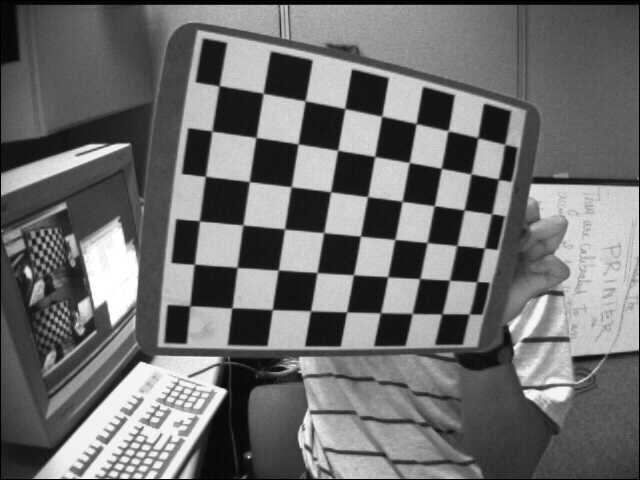
#> input picture data/test/1.jpg, 640 x 480 px
$ python -i utils.py   (imports and definitions only)   (older library calls are emulated)
#> lines starting #> are read from the running program, lines starting #| are printed output that depends on the picture
#> further down, picture is the input picture: shape (480, 640, 3); min 0, max 255, mean 110.4
import cv2
import numpy as np
import matplotlib.pyplot as plt
from scipy.stats import multivariate_normal
import scipy.optimize

import PIL
from PIL import Image
from PIL import ImageEnhance
import skimage.transform

# Fit Gaussian to region
# [98 lines left out: functions fit_region, generate_heatmap, subpixelPrediction, argmaxPrediction, not called in this run]


# Apply transformation to image
def random_transform(img):
    img = Image.fromarray(img)

    factor = 5
    converter = PIL.ImageEnhance.Color(img)  # color balance
    img2 = converter.enhance(max(min(1 + np.random.randn() / factor, 2), 0.25))

    converter = PIL.ImageEnhance.Contrast(img2)  # contrast
    img3 = converter.enhance(max(min(1 + np.random.randn() / factor, 2), 0.25))

    converter = PIL.ImageEnhance.Brightness(img3)  # brightness
    img4 = converter.enhance(max(min(1 + np.random.randn() / factor, 2), 0.25))
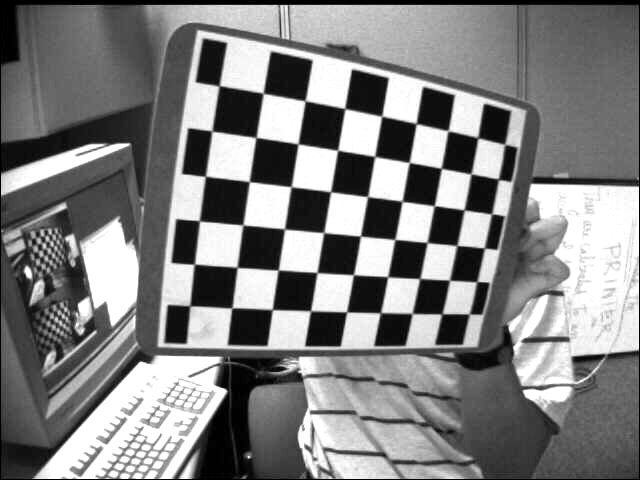
#> img4: PIL image 640x480 RGB; min 0, max 255, mean 128.8

    converter = PIL.ImageEnhance.Sharpness(img4)  # Sharpness
    img5 = converter.enhance(max(min(1 + np.random.randn() / factor, 2), 0.25))

    # Greyscale
    if np.random.rand() > 0.9:
        img6 = np.tile(np.array(img5.convert('LA'))[:,:,0:1],[1,1,3])
    else:
        img6 = np.array(img5)


    # Flip
    if np.random.rand() > 0.5:
        img6 = np.transpose(img6,[1,0,2])
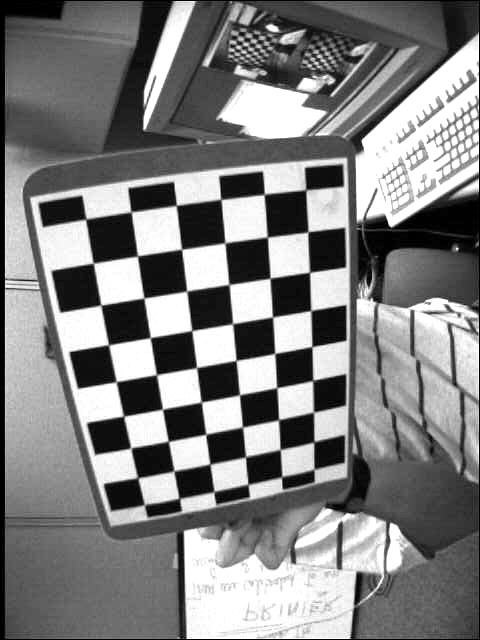
#> img6: shape (640, 480, 3); min 0, max 255, mean 128.5
    if np.random.rand() > 0.5:
        img6 = np.fliplr(img6)

    if np.random.rand() > 0.5:
        return np.array( np.round(skimage.transform.rotate(img6.astype(np.float), angle=30 * (np.random.rand() - 0.5), mode='reflect')).astype(np.uint8))
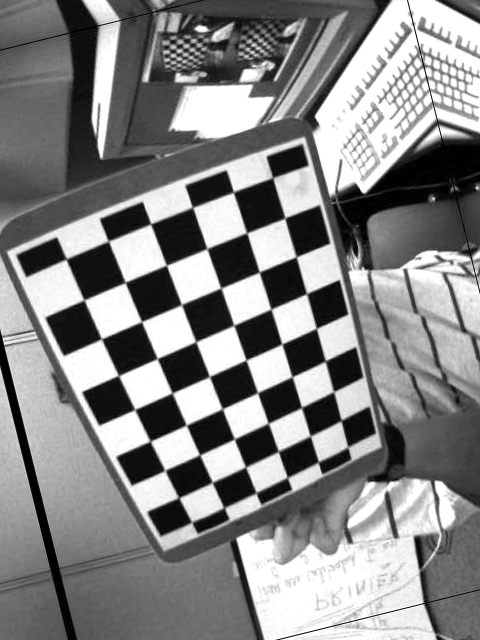
#> returned value: shape (640, 480, 3); min 0, max 255, mean 134.1
    else:
        return np.array(img6)

>>> import cv2
>>> picture = cv2.imread('data/test/1.jpg')
>>> result = random_transform(picture)

$ run again, on data/test/2.jpg
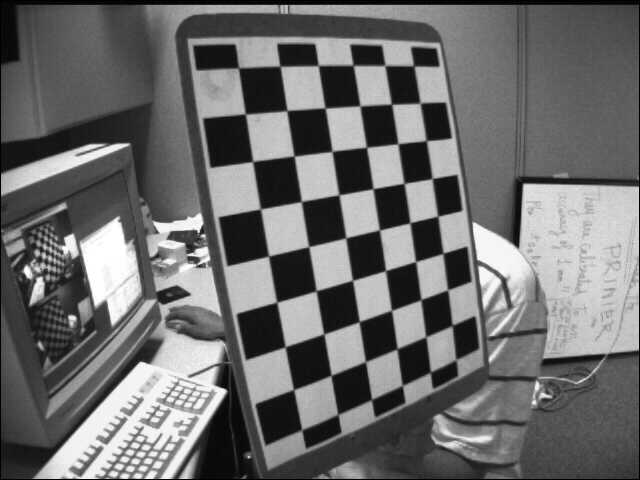
#> input picture data/test/2.jpg, 640 x 480 px
#> picture is the input picture: shape (480, 640, 3); min 0, max 255, mean 108.6
#> in random_transform, `img6 = np.transpose(img6,[1,0,2])`:
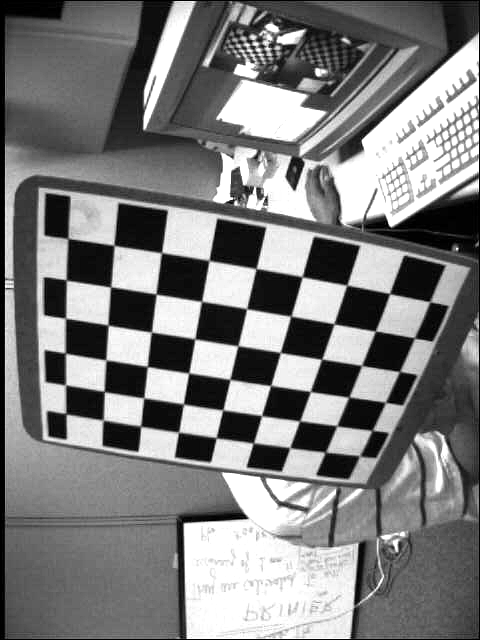
#> img6: shape (640, 480, 3); min 0, max 255, mean 125.8
#> in random_transform, `return np.array( np.round(skimage.transform.rotate(img6.astype(np.floa..`:
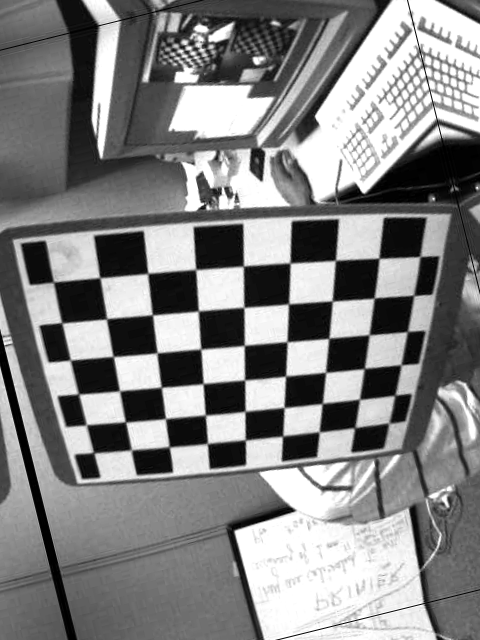
#> returned value: shape (640, 480, 3); min 0, max 255, mean 131.4

$ run again, on data/test/3.jpg
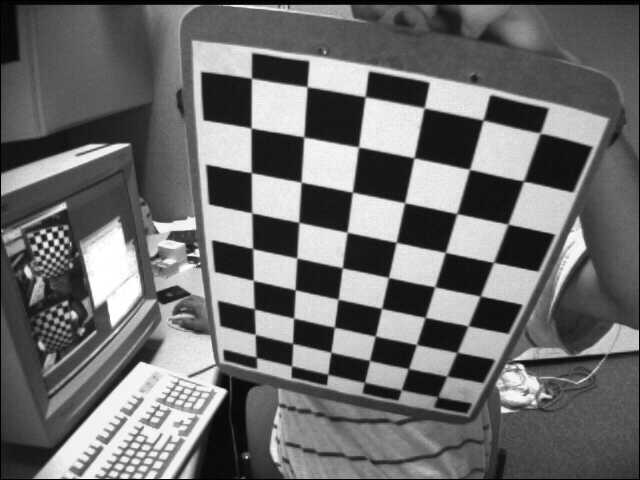
#> input picture data/test/3.jpg, 640 x 480 px
#> picture is the input picture: shape (480, 640, 3); min 0, max 255, mean 109
#> in random_transform, `img6 = np.transpose(img6,[1,0,2])`:
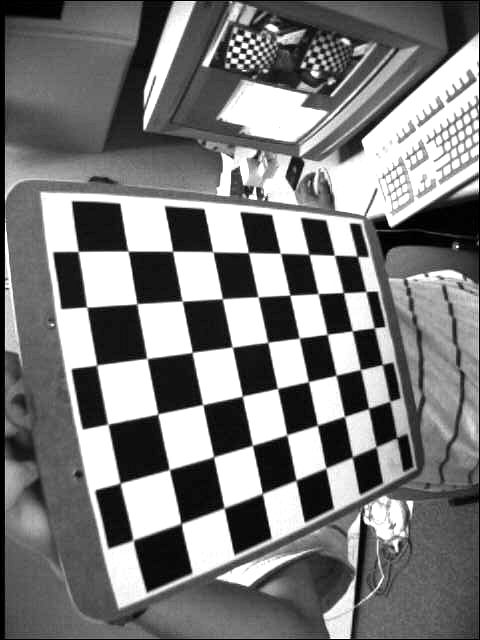
#> img6: shape (640, 480, 3); min 0, max 255, mean 123.5
#> in random_transform, `return np.array( np.round(skimage.transform.rotate(img6.astype(np.floa..`:
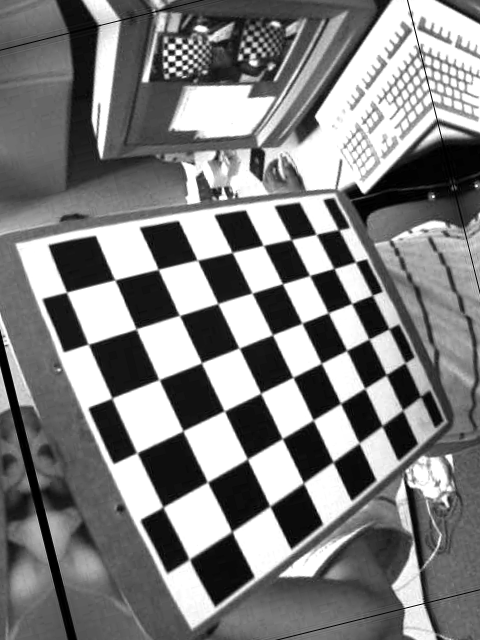
#> returned value: shape (640, 480, 3); min 0, max 255, mean 127.5

$ run again, on data/test/4.jpg
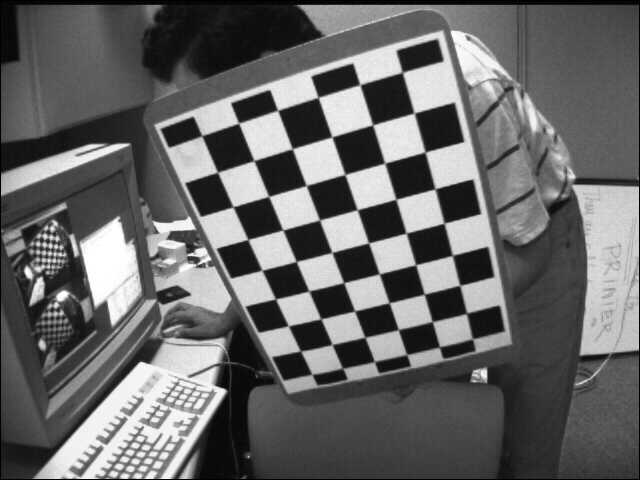
#> input picture data/test/4.jpg, 640 x 480 px
#> picture is the input picture: shape (480, 640, 3); min 0, max 255, mean 103.1
#> in random_transform, `img6 = np.transpose(img6,[1,0,2])`:
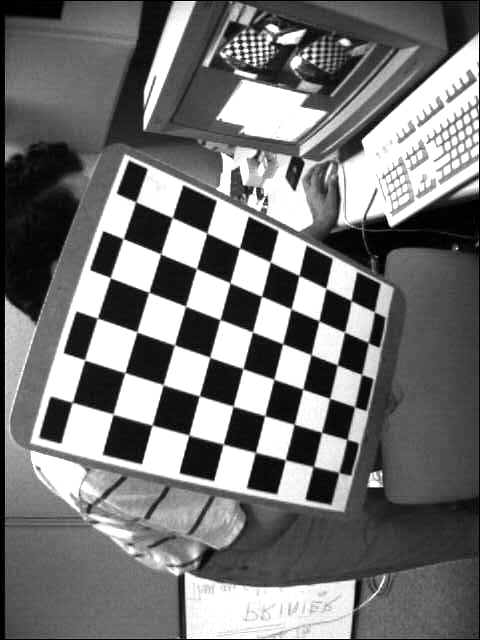
#> img6: shape (640, 480, 3); min 0, max 255, mean 117.6
#> in random_transform, `return np.array( np.round(skimage.transform.rotate(img6.astype(np.floa..`:
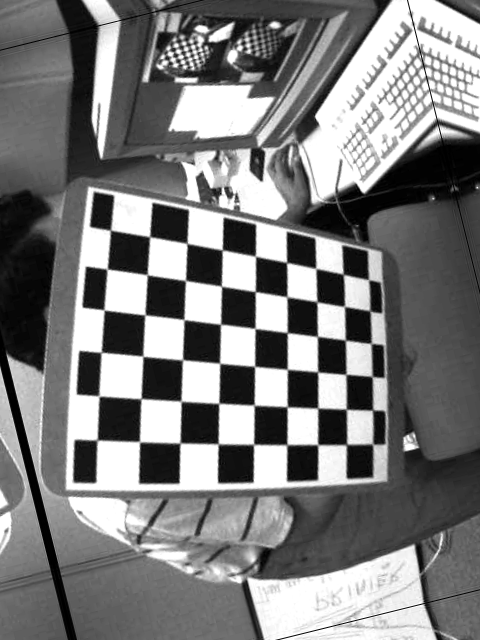
#> returned value: shape (640, 480, 3); min 0, max 255, mean 124.6
